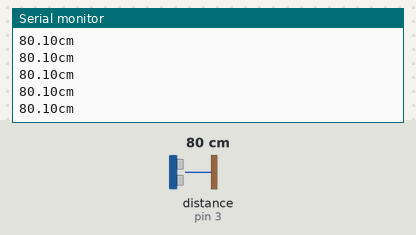
A sketch run on a simulated Arduino Uno, built with avr-gcc and run on an emulated ATmega328P. Shown: the last lines printed to the serial monitor. Wiring (inferred from the names in the program): ultrasonic range finder: trigger pin 2; echo pin 3. Inputs (shaded band) come from the test bench; at power-on: distance to the obstacle (sensor on pin 3) 80 cm. The echo pulse lasts 58.3 µs per cm.

Above: at 1.2 s.
1.3 s: distance to the obstacle (sensor on pin 3) set to 299 cm
At 1.62 s:
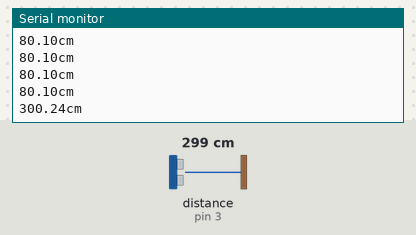
4.3 s: distance to the obstacle (sensor on pin 3) set to 2 cm
At 5.3 s:
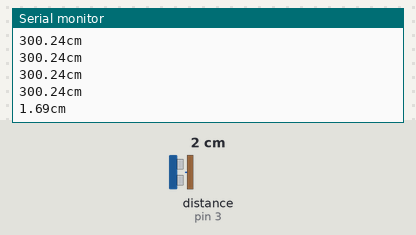
Timing chart, 0 to 7.3 s (numbered marks = the images above; inputs shaded):
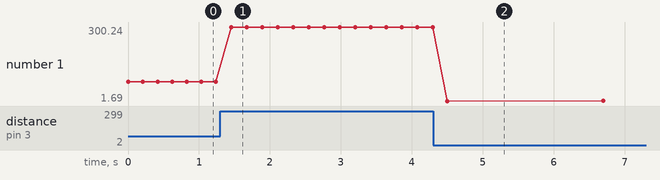

The sketch:

sensor.ino
```cpp
#define ECHOPIN 3
#define TRIGPIN 2
int led = 9;
void setup() {
  // put your setup code here, to run once:
  Serial.begin(9600);
  pinMode(ECHOPIN, INPUT);
  pinMode(TRIGPIN, OUTPUT);
}

void loop() {
  // put your main code here, to run repeatedly:
  digitalWrite(TRIGPIN, LOW);
  delayMicroseconds(2);
  digitalWrite(TRIGPIN,HIGH);
  delayMicroseconds(10);
  digitalWrite(TRIGPIN,LOW);
  float distance = pulseIn(ECHOPIN, HIGH);
  distance = distance/29 / 2;
  Serial.print(distance);
  Serial.println("cm");
  delay(200);
  if (distance < 10)
  {
  for (int j=1; j<=5; j++) {
    digitalWrite(led,HIGH);
    delay(200);
    digitalWrite(led,LOW);
    delay(200);
}
   }
}
```

Measured:
- after the input at 1.3 s, the serial monitor: prints a new line after 0.16 s (image 1)
- after the input at 4.3 s, the serial monitor: prints a new line after 0.20 s (image 2)
- plotted number 1: 80.1 → 300.24 after the input at 1.3 s, 300.24 → 1.71 after the input at 4.3 s
